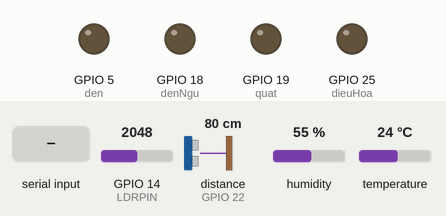
Simulated run of this sketch. Board: ESP32. On the bench: output pins drawn as LEDs (lit = HIGH). Wiring (inferred from the names in the program): ultrasonic range finder: trigger GPIO 21; echo GPIO 22. The inputs (shaded band) are chosen by the test bench; at power-on: GPIO 14 (LDRPIN) = 2048, distance to the obstacle (sensor on GPIO 22) 80 cm, humidity 55 %, temperature 24 °C. The echo pulse lasts 58.3 µs per cm; nothing arrives over Bluetooth unless stated; pins used as bus, display or sensor lines are not drawn; what the sketch prints to the serial monitor is not drawn.

Above: at 1.2 s.
1.3 s: "den_on\n" received over the second serial link
At 1.6 s:
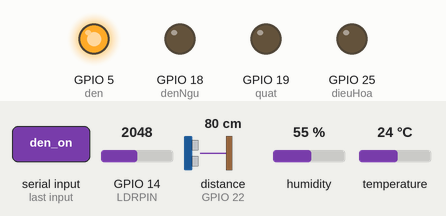
2.8 s: GPIO 14 (LDRPIN) set to 3970
4.3 s: GPIO 14 (LDRPIN) set to 4064
At 5.5 s:
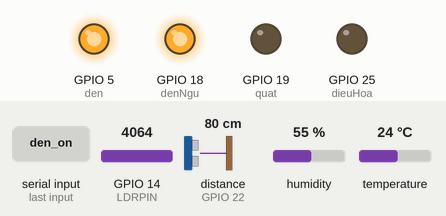
5.8 s: "den_off\n" received over the second serial link
At 6.4 s:
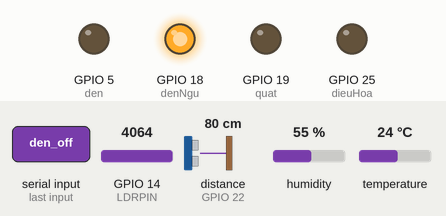
7.3 s: "quat_on\n" received over the second serial link
At 7.6 s:
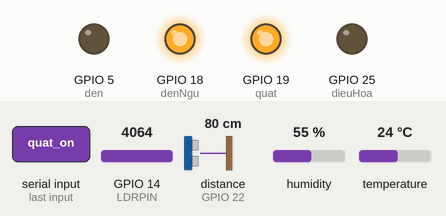
8.8 s: distance to the obstacle (sensor on GPIO 22) set to 12 cm
10.3 s: distance to the obstacle (sensor on GPIO 22) set to 9 cm
At 11.3 s:
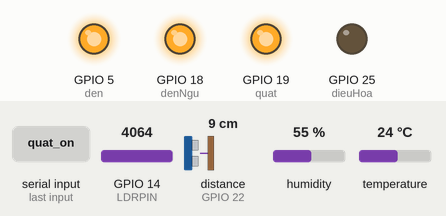
Timing chart, 0 to 12.8 s (numbered marks = the images above; inputs shaded):
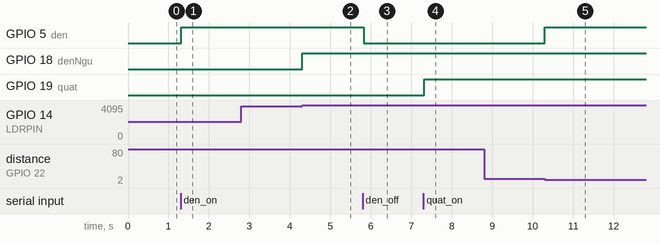

The sketch:

BTL_NhaThongMinh.ino
```cpp
#include "DHT.h"
#include <Wire.h>
#include <LiquidCrystal.h>
#include "BluetoothSerial.h"

#define SRF04_ECHO_PIN 22
#define SRF04_TRIG_PIN 21
#define DHTPIN 2   // Chân dht11
#define LDRPIN 14  // Chân A0 của cảm biến ánh sáng
#define DHTTYPE DHT11
#define den 5
#define quat 19
#define denNgu 18
#define dieuHoa 25
DHT dht(DHTPIN, DHTTYPE);
BluetoothSerial SerialBT;
String message = "";
int distance;
unsigned long previousMillis = 0;
unsigned long autoMillis = 0;

void setup() {
  Serial.begin(115200);
  pinMode(den, OUTPUT);
  pinMode(quat, OUTPUT);
  pinMode(denNgu, OUTPUT);
  pinMode(dieuHoa, OUTPUT);
  pinMode(LDRPIN, INPUT);
  pinMode(SRF04_TRIG_PIN, OUTPUT);
  pinMode(SRF04_ECHO_PIN, INPUT);
  SerialBT.begin("ESP32_NhaThongMinh");  // Tên thiết bị Bluetooth
  Serial.println("Thiết bị đã khởi động, đợi kết nối qua Bluetooth!");
  dht.begin();
}

void DoDoAm_NhietDo() {
  float h = dht.readHumidity();
  float t = dht.readTemperature();

  if (isnan(h) || isnan(t)) {
    Serial.println("Lỗi đọc dữ liệu");
  } else {
    SerialBT.print("-Nhiệt độ " + String(t) + "°C ~ Độ ẩm " + String(h) + "%");
  }
}

void LightControl() {
  // Đọc giá trị ánh sáng từ cảm biến
  int lightValue = analogRead(LDRPIN);
  Serial.println(lightValue);
  // Ngưỡng ánh sáng để bật đèn
  int lightThreshold = 4000;
  // càng sáng thì giá trị analogRead càng thấp
  // Kiểm tra ánh sáng và bật đèn nếu cần
  if (lightValue > lightThreshold) {
    digitalWrite(denNgu, HIGH);  // Bật đèn ngủ
  }
  // else {
  //   digitalWrite(den, LOW);   // Tắt đèn
  //   SerialBT.println("Đèn tắt");
  // }
}
int readSRF04() {
  unsigned long currentMillis = millis();
  // Kiểm tra xem đã đến lúc đọc cảm biến chưa (mỗi 10 mili giây)
  if (currentMillis - previousMillis >= 10) {
    previousMillis = currentMillis;
    // Kích hoạt cảm biến siêu âm để đo khoảng cách
    digitalWrite(SRF04_TRIG_PIN, LOW);
    delayMicroseconds(2);
    digitalWrite(SRF04_TRIG_PIN, HIGH);
    delayMicroseconds(10);
    digitalWrite(SRF04_TRIG_PIN, LOW);
    // Đọc pin echo để lấy thời gian trong micro giây
    unsigned long duration = pulseIn(SRF04_ECHO_PIN, HIGH);
    // Tính toán khoảng cách theo đơn vị centimet
    distance = duration * 0.034 / 2;
    Serial.println(String(distance)+" cm");
    // Kiểm tra xem khoảng cách có nằm trong khoảng mong muốn không (từ 1 đến 10 cm)
    if (distance < 10) {
      autoMillis = currentMillis;
      return 1; // Trả về 1 nếu điều kiện được đáp ứng
    }
  }
  return 0; // Trả về 0 nếu điều kiện không được đáp ứng
}


void loop() {
  // Kiểm tra kết nối Bluetooth
  // if (SerialBT.connected()) {
  //   Serial.println("Đã kết nối qua Bluetooth!");
  // }
  // Xử lý dữ liệu từ kết nối Bluetooth
  if (SerialBT.available()) {
    char incomingChar = SerialBT.read();
    if (incomingChar != '\n') {
      message += String(incomingChar);
    } else {
      message = "";
    }
    Serial.write(incomingChar);
  }
  processBluetoothCommand(message);  // Xử lý lệnh Bluetooth
  if(readSRF04()==1){
    digitalWrite(den, HIGH);  // Bật đèn
  }
  // Thực hiện các chức năng khác
  DoDoAm_NhietDo();
  LightControl();
}

void processBluetoothCommand(String command) {
  if (command.equals("den_on")) {
    digitalWrite(den, HIGH);
    SerialBT.println("Đèn bật");
    message = "";
  } else if (command.equals("den_off")) {
    digitalWrite(den, LOW);
    SerialBT.println("Đèn tắt");
    message = "";
  } else if (command.equals("quat_on")) {
    digitalWrite(quat, HIGH);
    SerialBT.println("Quạt bật");
    message = "";
  } else if (command.equals("quat_off")) {
    digitalWrite(quat, LOW);
    SerialBT.println("Quạt tắt");
    message = "";
  } else if (command.equals("den_ngu_on")) {
    digitalWrite(denNgu, HIGH);
    SerialBT.println("Đèn ngủ bật");
    message = "";
  } else if (command.equals("den_ngu_off")) {
    digitalWrite(denNgu, LOW);
    SerialBT.println("Đèn ngủ tắt");
    message = "";
  } else if (command.equals("dieu_hoa_on")) {
    digitalWrite(dieuHoa, HIGH);
    SerialBT.println("Điều hòa bật");
    message = "";
  } else if (command.equals("dieu_hoa_off")) {
    digitalWrite(dieuHoa, LOW);
    SerialBT.println("Điều hòa tắt");
    message = "";
  }
}
```

Measured:
- the behaviour switches between 4000 and 4001 on GPIO 14 (LDRPIN) (found by bisection; images 1 and 2)
- the behaviour switches between 11 and 10 cm on distance to the obstacle (sensor on GPIO 22) (found by bisection; images 4 and 5)
- after the input at 1.3 s, GPIO 5 (den): LOW → HIGH at once
- after the input at 4.3 s, GPIO 18 (denNgu): LOW → HIGH at once
- after the input at 5.8 s, GPIO 5 (den): HIGH → LOW at once
- after the input at 7.3 s, GPIO 19 (quat): LOW → HIGH at once
- after the input at 10.3 s, GPIO 5 (den): LOW → HIGH at once
